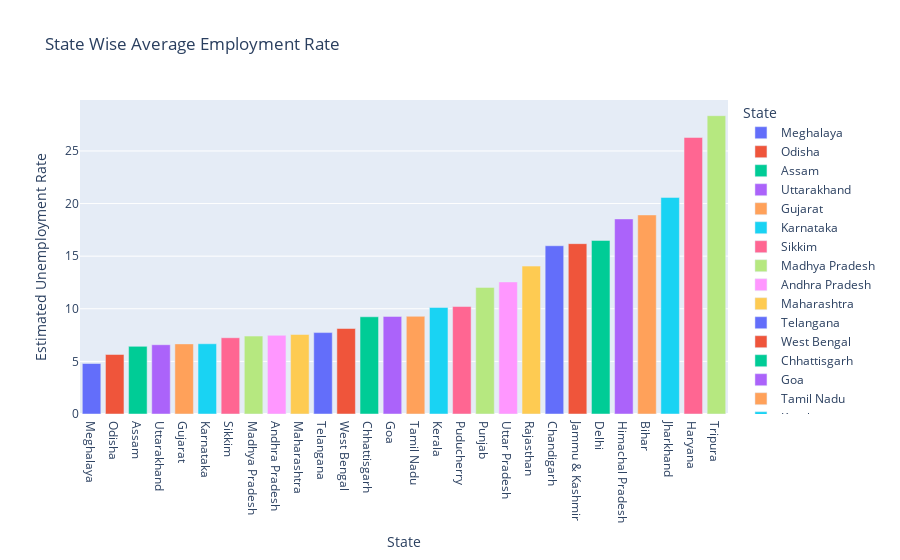

Notebook source saved alongside this figure:
### Code cell
# Plotting a "Bar-plot" to find the "average unemployment rate in each state"
newDF = unemployment[['Estimated Unemployment Rate','State']]

# Grouping the dataframe by 'States' and finding the corresponding 'mean'
newDF = newDF.groupby('State').mean().reset_index()

# Sorting the values in the dataframe
newDF = newDF.sort_values('Estimated Unemployment Rate')

fig = px.bar(newDF, 
             x='State',
             y='Estimated Unemployment Rate',
             color='State',
             title='State Wise Average Employment Rate')
fig.show()

### Figure 1 — Plotly figure (JSON) as saved in the notebook; plotly's stock layout.template omitted (floating-point values rounded to 4 significant figures)
{"data": [{"hovertemplate": "State=%{x}<br>Estimated Unemployment Rate=%{y}<extra></extra>", "legendgroup": "Meghalaya", "marker": {"color": "#636efa", "pattern": {"shape": ""}}, "name": "Meghalaya", "orientation": "v", "showlegend": true, "textposition": "auto", "type": "bar", "x": ["Meghalaya"], "xaxis": "x", "y": [4.799], "yaxis": "y"}, {"hovertemplate": "State=%{x}<br>Estimated Unemployment Rate=%{y}<extra></extra>", "legendgroup": "Odisha", "marker": {"color": "#EF553B", "pattern": {"shape": ""}}, "name": "Odisha", "orientation": "v", "showlegend": true, "textposition": "auto", "type": "bar", "x": ["Odisha"], "xaxis": "x", "y": [5.658], "yaxis": "y"}, {"hovertemplate": "State=%{x}<br>Estimated Unemployment Rate=%{y}<extra></extra>", "legendgroup": "Assam", "marker": {"color": "#00cc96", "pattern": {"shape": ""}}, "name": "Assam", "orientation": "v", "showlegend": true, "textposition": "auto", "type": "bar", "x": ["Assam"], "xaxis": "x", "y": [6.428], "yaxis": "y"}, {"hovertemplate": "State=%{x}<br>Estimated Unemployment Rate=%{y}<extra></extra>", "legendgroup": "Uttarakhand", "marker": {"color": "#ab63fa", "pattern": {"shape": ""}}, "name": "Uttarakhand", "orientation": "v", "showlegend": true, "textposition": "auto", "type": "bar", "x": ["Uttarakhand"], "xaxis": "x", "y": [6.583], "yaxis": "y"}, {"hovertemplate": "State=%{x}<br>Estimated Unemployment Rate=%{y}<extra></extra>", "legendgroup": "Gujarat", "marker": {"color": "#FFA15A", "pattern": {"shape": ""}}, "name": "Gujarat", "orientation": "v", "showlegend": true, "textposition": "auto", "type": "bar", "x": ["Gujarat"], "xaxis": "x", "y": [6.664], "yaxis": "y"}, {"hovertemplate": "State=%{x}<br>Estimated Unemployment Rate=%{y}<extra></extra>", "legendgroup": "Karnataka", "marker": {"color": "#19d3f3", "pattern": {"shape": ""}}, "name": "Karnataka", "orientation": "v", "showlegend": true, "textposition": "auto", "type": "bar", "x": ["Karnataka"], "xaxis": "x", "y": [6.676], "yaxis": "y"}, {"hovertemplate": "State=%{x}<br>Estimated Unemployment Rate=%{y}<extra></extra>", "legendgroup": "Sikkim", "marker": {"color": "#FF6692", "pattern": {"shape": ""}}, "name": "Sikkim", "orientation": "v", "showlegend": true, "textposition": "auto", "type": "bar", "x": ["Sikkim"], "xaxis": "x", "y": [7.249], "yaxis": "y"}, {"hovertemplate": "State=%{x}<br>Estimated Unemployment Rate=%{y}<extra></extra>", "legendgroup": "Madhya Pradesh", "marker": {"color": "#B6E880", "pattern": {"shape": ""}}, "name": "Madhya Pradesh", "orientation": "v", "showlegend": true, "textposition": "auto", "type": "bar", "x": ["Madhya Pradesh"], "xaxis": "x", "y": [7.406], "yaxis": "y"}, {"hovertemplate": "State=%{x}<br>Estimated Unemployment Rate=%{y}<extra></extra>", "legendgroup": "Andhra Pradesh", "marker": {"color": "#FF97FF", "pattern": {"shape": ""}}, "name": "Andhra Pradesh", "orientation": "v", "showlegend": true, "textposition": "auto", "type": "bar", "x": ["Andhra Pradesh"], "xaxis": "x", "y": [7.477], "yaxis": "y"}, {"hovertemplate": "State=%{x}<br>Estimated Unemployment Rate=%{y}<extra></extra>", "legendgroup": "Maharashtra", "marker": {"color": "#FECB52", "pattern": {"shape": ""}}, "name": "Maharashtra", "orientation": "v", "showlegend": true, "textposition": "auto", "type": "bar", "x": ["Maharashtra"], "xaxis": "x", "y": [7.558], "yaxis": "y"}, {"hovertemplate": "State=%{x}<br>Estimated Unemployment Rate=%{y}<extra></extra>", "legendgroup": "Telangana", "marker": {"color": "#636efa", "pattern": {"shape": ""}}, "name": "Telangana", "orientation": "v", "showlegend": true, "textposition": "auto", "type": "bar", "x": ["Telangana"], "xaxis": "x", "y": [7.738], "yaxis": "y"}, {"hovertemplate": "State=%{x}<br>Estimated Unemployment Rate=%{y}<extra></extra>", "legendgroup": "West Bengal", "marker": {"color": "#EF553B", "pattern": {"shape": ""}}, "name": "West Bengal", "orientation": "v", "showlegend": true, "textposition": "auto", "type": "bar", "x": ["West Bengal"], "xaxis": "x", "y": [8.125], "yaxis": "y"}, {"hovertemplate": "State=%{x}<br>Estimated Unemployment Rate=%{y}<extra></extra>", "legendgroup": "Chhattisgarh", "marker": {"color": "#00cc96", "pattern": {"shape": ""}}, "name": "Chhattisgarh", "orientation": "v", "showlegend": true, "textposition": "auto", "type": "bar", "x": ["Chhattisgarh"], "xaxis": "x", "y": [9.24], "yaxis": "y"}, {"hovertemplate": "State=%{x}<br>Estimated Unemployment Rate=%{y}<extra></extra>", "legendgroup": "Goa", "marker": {"color": "#ab63fa", "pattern": {"shape": ""}}, "name": "Goa", "orientation": "v", "showlegend": true, "textposition": "auto", "type": "bar", "x": ["Goa"], "xaxis": "x", "y": [9.274], "yaxis": "y"}, {"hovertemplate": "State=%{x}<br>Estimated Unemployment Rate=%{y}<extra></extra>", "legendgroup": "Tamil Nadu", "marker": {"color": "#FFA15A", "pattern": {"shape": ""}}, "name": "Tamil Nadu", "orientation": "v", "showlegend": true, "textposition": "auto", "type": "bar", "x": ["Tamil Nadu"], "xaxis": "x", "y": [9.284], "yaxis": "y"}, {"hovertemplate": "State=%{x}<br>Estimated Unemployment Rate=%{y}<extra></extra>", "legendgroup": "Kerala", "marker": {"color": "#19d3f3", "pattern": {"shape": ""}}, "name": "Kerala", "orientation": "v", "showlegend": true, "textposition": "auto", "type": "bar", "x": ["Kerala"], "xaxis": "x", "y": [10.12], "yaxis": "y"}, {"hovertemplate": "State=%{x}<br>Estimated Unemployment Rate=%{y}<extra></extra>", "legendgroup": "Puducherry", "marker": {"color": "#FF6692", "pattern": {"shape": ""}}, "name": "Puducherry", "orientation": "v", "showlegend": true, "textposition": "auto", "type": "bar", "x": ["Puducherry"], "xaxis": "x", "y": [10.22], "yaxis": "y"}, {"hovertemplate": "State=%{x}<br>Estimated Unemployment Rate=%{y}<extra></extra>", "legendgroup": "Punjab", "marker": {"color": "#B6E880", "pattern": {"shape": ""}}, "name": "Punjab", "orientation": "v", "showlegend": true, "textposition": "auto", "type": "bar", "x": ["Punjab"], "xaxis": "x", "y": [12.03], "yaxis": "y"}, {"hovertemplate": "State=%{x}<br>Estimated Unemployment Rate=%{y}<extra></extra>", "legendgroup": "Uttar Pradesh", "marker": {"color": "#FF97FF", "pattern": {"shape": ""}}, "name": "Uttar Pradesh", "orientation": "v", "showlegend": true, "textposition": "auto", "type": "bar", "x": ["Uttar Pradesh"], "xaxis": "x", "y": [12.55], "yaxis": "y"}, {"hovertemplate": "State=%{x}<br>Estimated Unemployment Rate=%{y}<extra></extra>", "legendgroup": "Rajasthan", "marker": {"color": "#FECB52", "pattern": {"shape": ""}}, "name": "Rajasthan", "orientation": "v", "showlegend": true, "textposition": "auto", "type": "bar", "x": ["Rajasthan"], "xaxis": "x", "y": [14.06], "yaxis": "y"}, {"hovertemplate": "State=%{x}<br>Estimated Unemployment Rate=%{y}<extra></extra>", "legendgroup": "Chandigarh", "marker": {"color": "#636efa", "pattern": {"shape": ""}}, "name": "Chandigarh", "orientation": "v", "showlegend": true, "textposition": "auto", "type": "bar", "x": ["Chandigarh"], "xaxis": "x", "y": [15.99], "yaxis": "y"}, {"hovertemplate": "State=%{x}<br>Estimated Unemployment Rate=%{y}<extra></extra>", "legendgroup": "Jammu & Kashmir", "marker": {"color": "#EF553B", "pattern": {"shape": ""}}, "name": "Jammu & Kashmir", "orientation": "v", "showlegend": true, "textposition": "auto", "type": "bar", "x": ["Jammu & Kashmir"], "xaxis": "x", "y": [16.19], "yaxis": "y"}, {"hovertemplate": "State=%{x}<br>Estimated Unemployment Rate=%{y}<extra></extra>", "legendgroup": "Delhi", "marker": {"color": "#00cc96", "pattern": {"shape": ""}}, "name": "Delhi", "orientation": "v", "showlegend": true, "textposition": "auto", "type": "bar", "x": ["Delhi"], "xaxis": "x", "y": [16.5], "yaxis": "y"}, {"hovertemplate": "State=%{x}<br>Estimated Unemployment Rate=%{y}<extra></extra>", "legendgroup": "Himachal Pradesh", "marker": {"color": "#ab63fa", "pattern": {"shape": ""}}, "name": "Himachal Pradesh", "orientation": "v", "showlegend": true, "textposition": "auto", "type": "bar", "x": ["Himachal Pradesh"], "xaxis": "x", "y": [18.54], "yaxis": "y"}, {"hovertemplate": "State=%{x}<br>Estimated Unemployment Rate=%{y}<extra></extra>", "legendgroup": "Bihar", "marker": {"color": "#FFA15A", "pattern": {"shape": ""}}, "name": "Bihar", "orientation": "v", "showlegend": true, "textposition": "auto", "type": "bar", "x": ["Bihar"], "xaxis": "x", "y": [18.92], "yaxis": "y"}, {"hovertemplate": "State=%{x}<br>Estimated Unemployment Rate=%{y}<extra></extra>", "legendgroup": "Jharkhand", "marker": {"color": "#19d3f3", "pattern": {"shape": ""}}, "name": "Jharkhand", "orientation": "v", "showlegend": true, "textposition": "auto", "type": "bar", "x": ["Jharkhand"], "xaxis": "x", "y": [20.59], "yaxis": "y"}, {"hovertemplate": "State=%{x}<br>Estimated Unemployment Rate=%{y}<extra></extra>", "legendgroup": "Haryana", "marker": {"color": "#FF6692", "pattern": {"shape": ""}}, "name": "Haryana", "orientation": "v", "showlegend": true, "textposition": "auto", "type": "bar", "x": ["Haryana"], "xaxis": "x", "y": [26.28], "yaxis": "y"}, {"hovertemplate": "State=%{x}<br>Estimated Unemployment Rate=%{y}<extra></extra>", "legendgroup": "Tripura", "marker": {"color": "#B6E880", "pattern": {"shape": ""}}, "name": "Tripura", "orientation": "v", "showlegend": true, "textposition": "auto", "type": "bar", "x": ["Tripura"], "xaxis": "x", "y": [28.35], "yaxis": "y"}], "layout": {"barmode": "relative", "legend": {"title": {"text": "State"}, "tracegroupgap": 0}, "title": {"text": "State Wise Average Employment Rate"}, "xaxis": {"anchor": "y", "categoryarray": ["Meghalaya", "Odisha", "Assam", "Uttarakhand", "Gujarat", "Karnataka", "Sikkim", "Madhya Pradesh", "Andhra Pradesh", "Maharashtra", "Telangana", "West Bengal", "Chhattisgarh", "Goa", "Tamil Nadu", "Kerala", "Puducherry", "Punjab", "Uttar Pradesh", "Rajasthan", "Chandigarh", "Jammu & Kashmir", "Delhi", "Himachal Pradesh", "Bihar", "Jharkhand", "Haryana", "Tripura"], "categoryorder": "array", "domain": [0, 1], "title": {"text": "State"}}, "yaxis": {"anchor": "x", "domain": [0, 1], "title": {"text": "Estimated Unemployment Rate"}}}}
